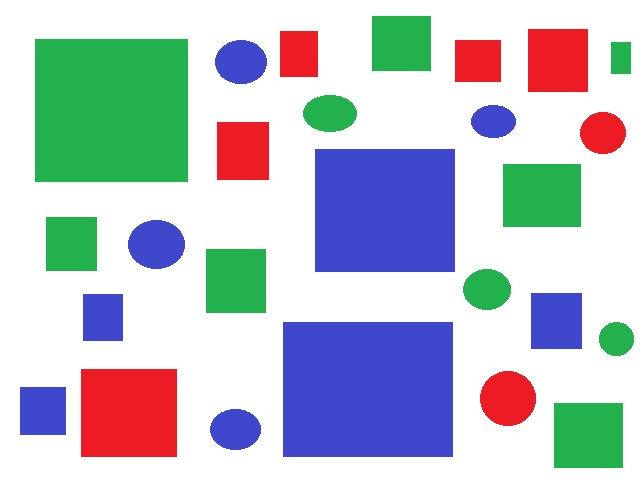
#> input picture test_rgb_input.jpg, 640 x 480 px
$ python fix.py ../test_rgb_input.jpg 5 out.png
#> lines starting #> are read from the running program, lines starting #| are printed output that depends on the picture
import cv2 as cv
import numpy as np
import sys


img = cv.imread(sys.argv[1],0)
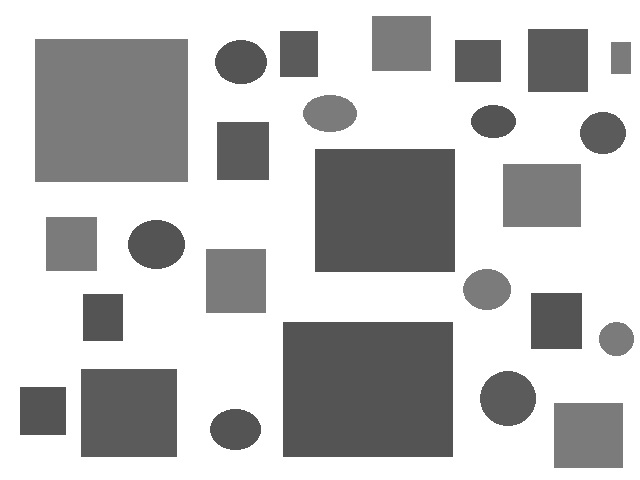
#> img: shape (480, 640); min 76, max 255, mean 193.1
img2 = img.copy()
print(np.unique(img))
#| [ 76  77  78  79  80  81  82  83  84  85  86  87  88  89  90  91  92  93
#|   94  95  96  97  98  99 113 114 115 116 117 118 119 120 121 122 123 124
#|  125 126 127 128 129 130 131 246 247 248 249 250 251 252 253 254 255]
img2[img > int(sys.argv[2])]=0
#> img2: shape (480, 640); every value is 0
img2 = cv.cvtColor(img2,cv.COLOR_GRAY2BGR)
#> img2: shape (480, 640, 3); every value is 0
cv.imwrite(sys.argv[3],img2)
